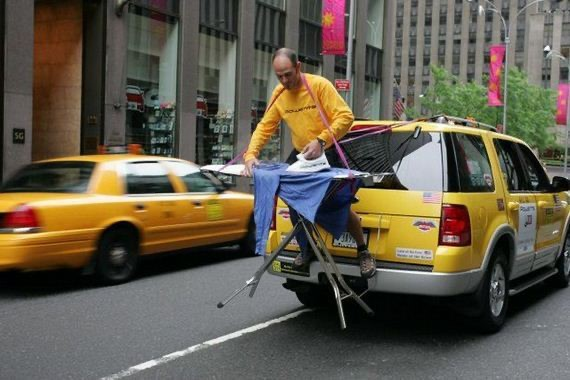
#> input picture executor/super_resolution/tools/DiffBIR/llava/serve/examples/extreme_ironing.jpg, 570 x 380 px
$ python post-processing.py --original ../DiffBIR/llava/serve/examples --enhanced ../DiffBIR/llava/serve/examples --output out   (older library calls are emulated)
#> lines starting #> are read from the running program, lines starting #| are printed output that depends on the picture
import cv2
import numpy as np
import os
import argparse

def process_images(original_folder, enhanced_folder, output_folder):
    # Ensure the output folder exists
#> called with original_folder = '../DiffBIR/llava/serve/examples', enhanced_folder = '../DiffBIR/llava/serve/examples', output_folder = 'out'
    os.makedirs(output_folder, exist_ok=True)

    # Process all images in the folder
    for filename in os.listdir(original_folder):
        if filename.lower().endswith(('.png', '.jpg', '.jpeg')):  # Only process image files
            original_path = os.path.join(original_folder, filename)
            enhanced_path = os.path.join(enhanced_folder, filename)

            # Read the original and enhanced images
            original_image = cv2.imread(original_path)
#> original_image is the input picture: shape (380, 570, 3); mean B, G, R 76.8, 92, 99
            enhanced_image = cv2.imread(enhanced_path)

            if original_image is None or enhanced_image is None:
                print(f"Skipping {filename}, unable to read the file.")
                continue

            # Ensure both images have the same dimensions
            if original_image.shape != enhanced_image.shape:
                print(f"Skipping {filename}, size mismatch.")
                continue

            # Compute Laplacian high-frequency details for each channel
            laplacian_b = cv2.Laplacian(original_image[:, :, 0], cv2.CV_64F)
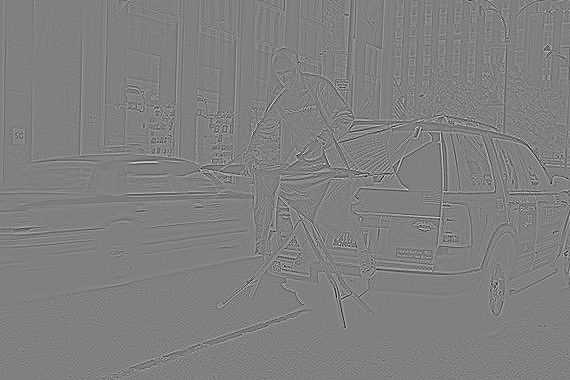
#> laplacian_b: shape (380, 570) float64; min -336, max 331, mean 0; drawn with min black and max white
            laplacian_g = cv2.Laplacian(original_image[:, :, 1], cv2.CV_64F)
            laplacian_r = cv2.Laplacian(original_image[:, :, 2], cv2.CV_64F)

            # Convert the result to uint8 format
            high_freq_detail_b = cv2.convertScaleAbs(laplacian_b)
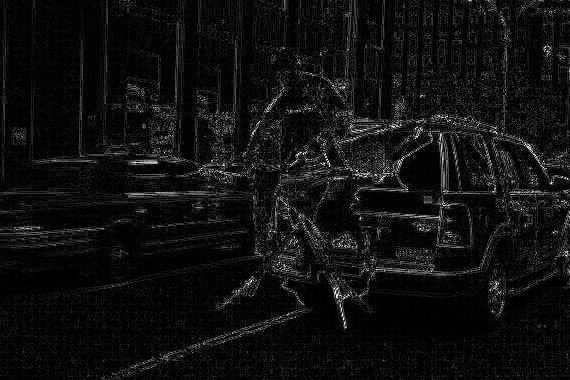
#> high_freq_detail_b: shape (380, 570); min 0, max 255, mean 16.3
            high_freq_detail_g = cv2.convertScaleAbs(laplacian_g)
            high_freq_detail_r = cv2.convertScaleAbs(laplacian_r)

            # Merge the three channels back
            high_freq_detail = cv2.merge([high_freq_detail_b, high_freq_detail_g, high_freq_detail_r])

            # Blend high-frequency details into the enhanced image
            fused_image = cv2.addWeighted(enhanced_image, 1, high_freq_detail, 0.2, 0)

            # Save the processed image
            output_path = os.path.join(output_folder, filename)
            cv2.imwrite(output_path, fused_image)
            print(f"Processed: {filename}")
#> pass 2 of the loop in process_images, `for filename in os.listdir(original_folder):`:
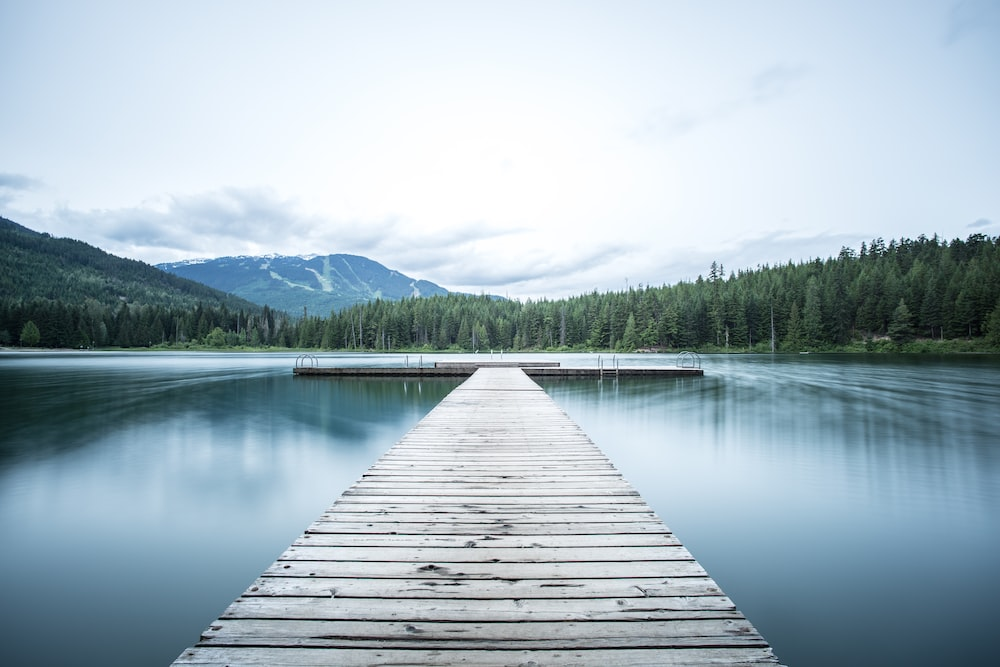
#> input picture executor/super_resolution/tools/DiffBIR/llava/serve/examples/waterview.jpg, 1000 x 667 px
#> in process_images, original_image is the input picture: shape (667, 1000, 3); mean B, G, R 189.4, 179.6, 161.4
#> in process_images, `laplacian_b = cv2.Laplacian(original_image[:, :, 0], cv2.CV_64F)`:
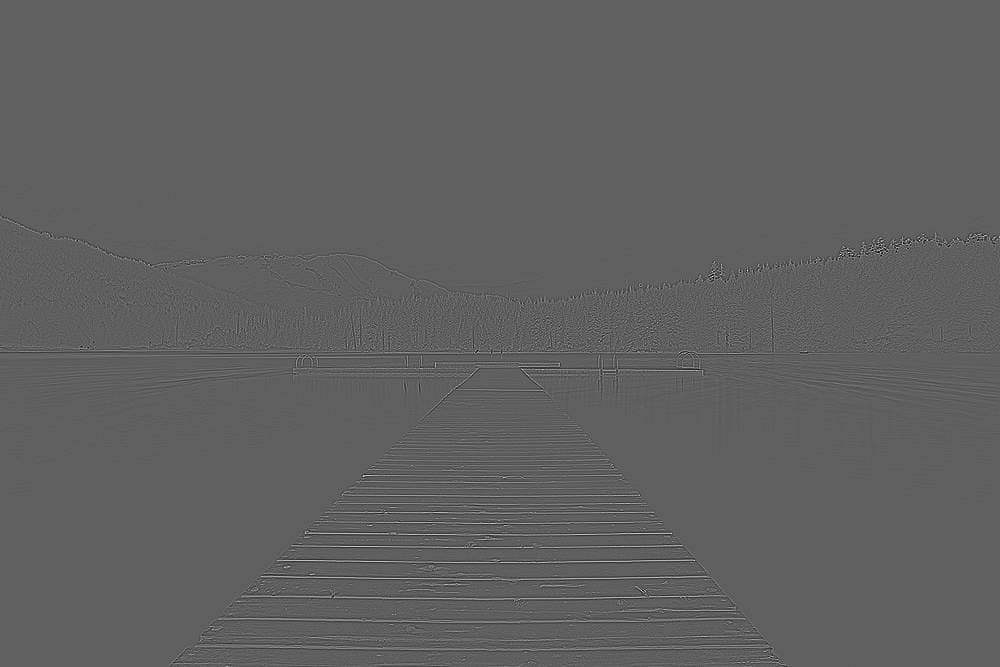
#> laplacian_b: shape (667, 1000) float64; min -360, max 596, mean 0; drawn with min black and max white
#> laplacian_g: shape (667, 1000) float64
#> laplacian_r: shape (667, 1000) float64
#> in process_images, `high_freq_detail_b = cv2.convertScaleAbs(laplacian_b)`:
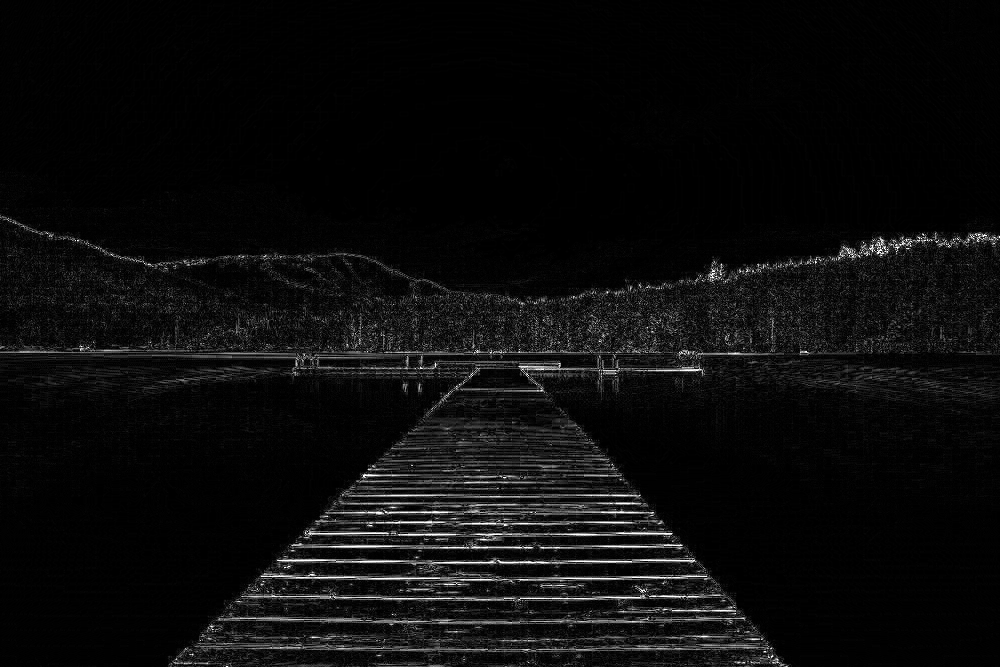
#> high_freq_detail_b: shape (667, 1000); min 0, max 255, mean 11.9
#> high_freq_detail_g: shape (667, 1000)
#> high_freq_detail_r: shape (667, 1000)
#> high_freq_detail: shape (667, 1000, 3)
#> fused_image: shape (667, 1000, 3)

    print("All images have been processed!")

if __name__ == "__main__":
    parser = argparse.ArgumentParser(description="Batch process images by fusing high-frequency details from the original image into the enhanced image.")
    parser.add_argument("--original", type=str, required=True, help="Path to the original image folder")
    parser.add_argument("--enhanced", type=str, required=True, help="Path to the enhanced image folder")
    parser.add_argument("--output", type=str, required=True, help="Path to the output image folder")

    args = parser.parse_args()

    process_images(args.original, args.enhanced, args.output)
